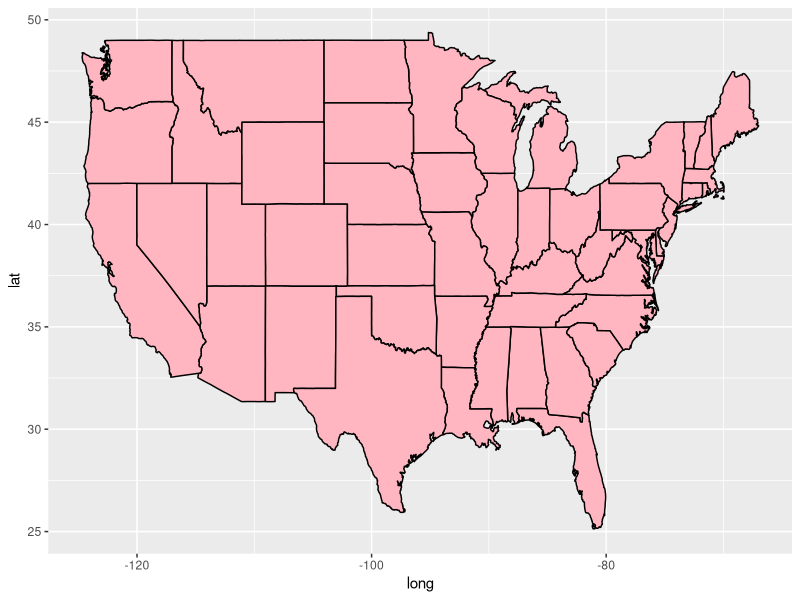
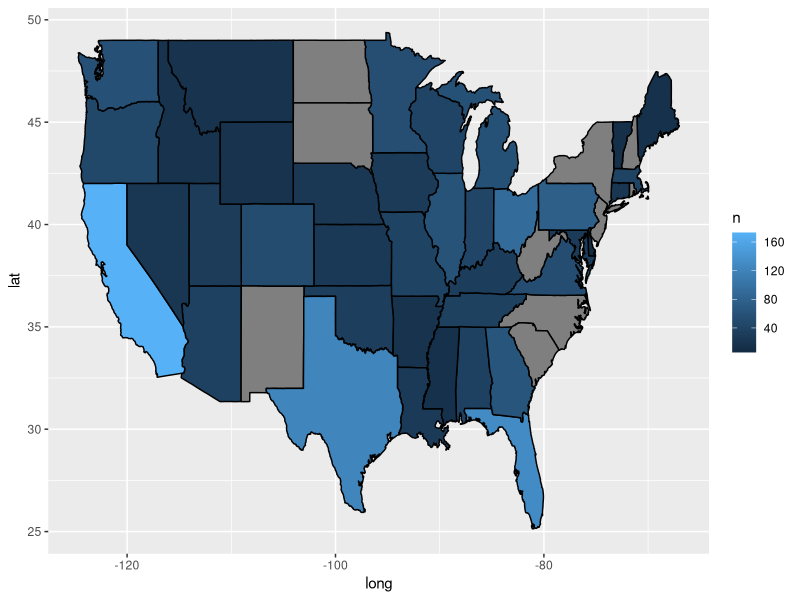

Write the R code that produced these figures, in order.
## ---- chunk 1
#| label: latitude and longitude data generation

# raw_contour <- read_delim(
#   "data/FM_service_contour_current.txt",
#   delim = "|"
# )
# 
# conv_contour <- raw_contour |>
#   select(-last_col()) |>
#   set_names(nm = c(
#     "application_id", "service", "lms_application_id", "dts_site_number", "transmitter_site",
#     glue::glue("deg_{0:360}")
#   ))

# lng_contour <- conv_contour |>
#   separate(
#     transmitter_site, 
#     into = c("site_lat", "site_long"), 
#     sep = " ,") |>
#   pivot_longer(
#     names_to = "angle",
#     values_to = "values",
#     cols = deg_0:deg_360
#   ) |>
#   mutate(
#     angle = str_remove(angle, "deg_"),
#     angle = as.integer(angle)
#   ) |>
#   separate(
#     values,
#     into = c("deg_lat", "deg_lng"),
#     sep = " ,"
#   )

# site_lat_long <- lng_contour %>% 
#   select(application_id, service, lms_application_id, site_lat, site_long)
# 
# site_lat_long <- unique(site_lat_long)
# 
# write_csv(site_lat_long, "data/site_lat_long.csv")

## ---- chunk 2
#| label:  creating new genre column

library(tidyverse)

state_stations <- read_csv(file = 'data/state_stations.csv')
coords <- read_csv(file = 'data/site_lat_long.csv')
station_info <- read_csv(file='data/station_info.csv')

Genre_Lists <- list(

   c('Religious', 'Christian', 'Gospel', 'Religion', 'Catholic', 'worship'),
   c('Urban', 'R&B', 'Blues', 'Rhythmic','Rhythym and Blues','Hip Hop', 'mainstream urban', 'Urban adult contemporary', 'Urban contemporary'),
      c('Pop', 'Contemporary Hit', 'adult contemporary', 'Top 40 (CHR)', 'Hot AC', 'CHR'),
  c( 'Rock', 'Alternative','Indie'),
  
  c('Country','Southern', 'Bluegrass'),
  
  c('News', 'News/Talk', 'Talk'))

tmpstr <- Reduce(function(s, lst) gsub(paste0("(", paste(lst, collapse = "|"), ")"), lst[1], s, ignore.case = TRUE),
                 Genre_Lists, init = state_stations$format)
tmpGenres <- regmatches(tmpstr,
                        gregexpr(paste0("(", paste0(sapply(Genre_Lists, `[[`, 1), collapse = "|"), ")"),
                                 tmpstr, ignore.case = TRUE))
tmpGenres <- replace(tmpGenres, sapply(tmpGenres, Negate(length)), NA_character_)
tmpGenres <- sapply(tmpGenres, tail, n = 1)
tmpGenres[ is.na(tmpGenres) ] <- "Not Found"
state_stations$Genre <- tmpGenres

state_stations%>%
  group_by(Genre)%>%
  summarise(n())
## ---- chunk 3
#| label: joining all DFs together

new<-state_stations |> dplyr::right_join(station_info, by = c("call_sign"))
new%>%
  group_by(state)%>%
  summarise(n())
## ---- chunk 4
#| label: US choropleth map

library(maps)

us_states <- map_data("state")

ggplot() +
  geom_polygon(data = us_states,
               aes(x = long, y = lat, group = group),
               color = "black", fill = "lightpink")

number_stations <- new %>%
  group_by(state) %>%
  summarise(n = n())

number_stations <- drop_na(number_stations)
number_stations$state <- tolower(number_stations$state)

merged_stations <- full_join(us_states, number_stations, 
                             by = c("region" = "state"))

ggplot() +
  geom_polygon(data = merged_stations, 
               aes(x = long, y = lat, group = group, fill = n), 
               color = "black")



## ---- chunk 5
